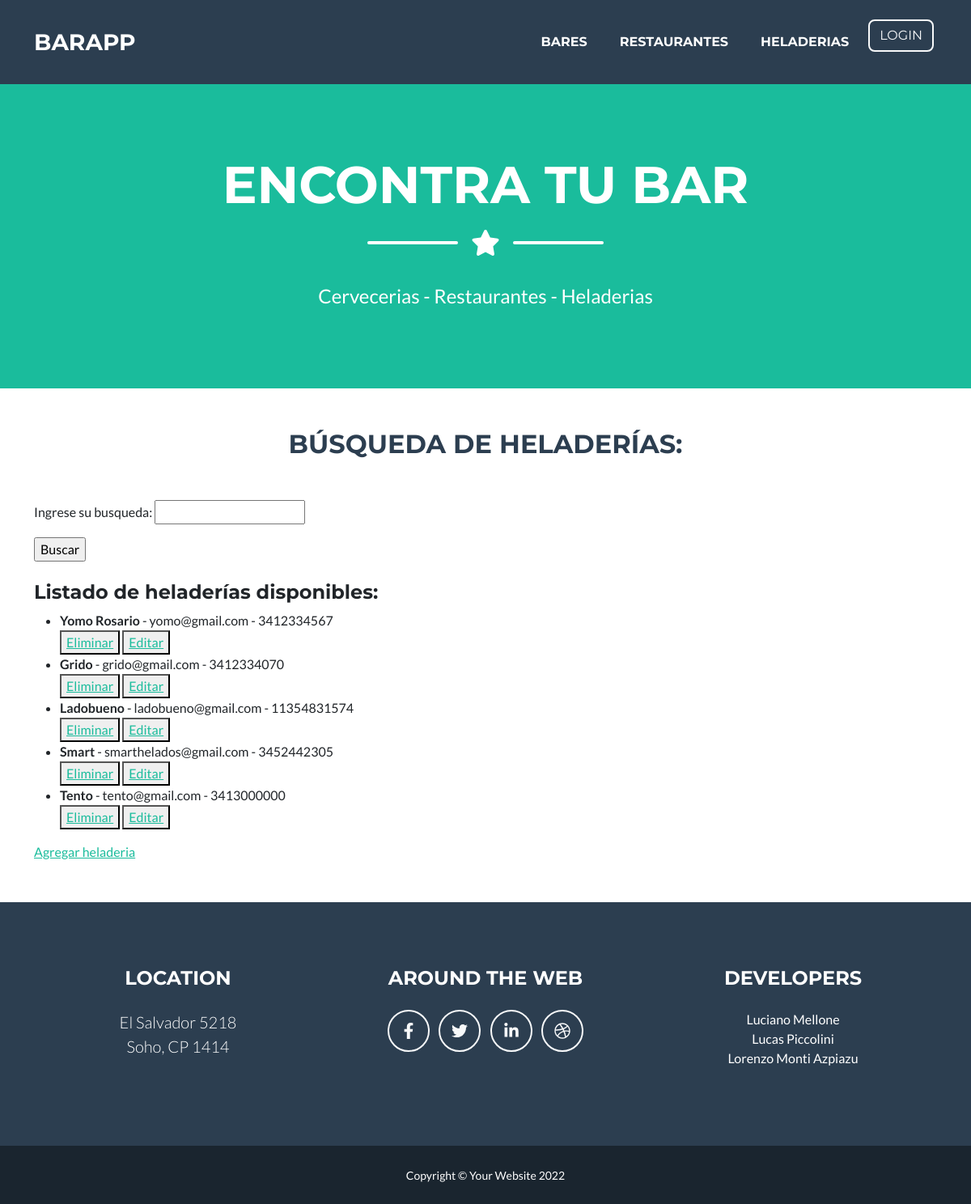
Screenshot of /app-bares/heladerias/ with the database file from the repository.
### Bares/models.py (models this page shows, shortened)
class Heladerias(models.Model):
    nombre = models.CharField(max_length = 100)
    email = models.EmailField(verbose_name="Correo electrónico")
    telefono = models.IntegerField()

### Bares/views.py (the view)
# urls.py: path('heladerias/', HeladeriasList.as_view(), name="Heladerias"),
class HeladeriasList(ListView):
    model = Heladerias
    template_name = 'heladerias.html'
    context_object_name = "listaheladerias"

### Bares/Templates/Heladerias.html (shortened to what this page needs)
{% extends 'padre.html' %}
{% load static %}
{% block contenidoQueCambia %}
<h2 class="page-section-heading text-center text-uppercase text-secondary mb-0" id="titulo-listas">Búsqueda de heladerías:</h2>
<form action="{% url 'buscar_heladeria' %}" method="GET">{% csrf_token %}
    <p>Ingrese su busqueda: <input type="string" name="heladeria"/> </p>
    <input type="submit" value="Buscar">
</form>
<h4>Listado de heladerías disponibles:</h4>
<ul>
    {% for heladeria in listaheladerias %}
        <li><strong>{{heladeria.nombre}}</strong> - {{heladeria.email}} - {{heladeria.telefono}}</li>
        <div>
            <button>
                <a href="{% url 'heladeria_delete' heladeria.id %}">Eliminar</a>
            </button>
            <button>
                <a href="{% url 'heladeria_update' heladeria.id %}">Editar</a>
            </button>
        </div>
    {% endfor %}
</ul>
<p><a href="{% url 'heladeria_create' %}">Agregar heladeria</a></p>
{% endblock contenidoQueCambia %}

### rows the page displays
Heladerias: nombre "Yomo Rosario", email "yomo@gmail.com", telefono "3412334567"
Heladerias: nombre "Grido", email "grido@gmail.com", telefono "3412334070"
Heladerias: nombre "Ladobueno", email "ladobueno@gmail.com", telefono "11354831574"
Heladerias: nombre "Smart", email "smarthelados@gmail.com", telefono "3452442305"
Heladerias: nombre "Tento", email "tento@gmail.com", telefono "3413000000"
